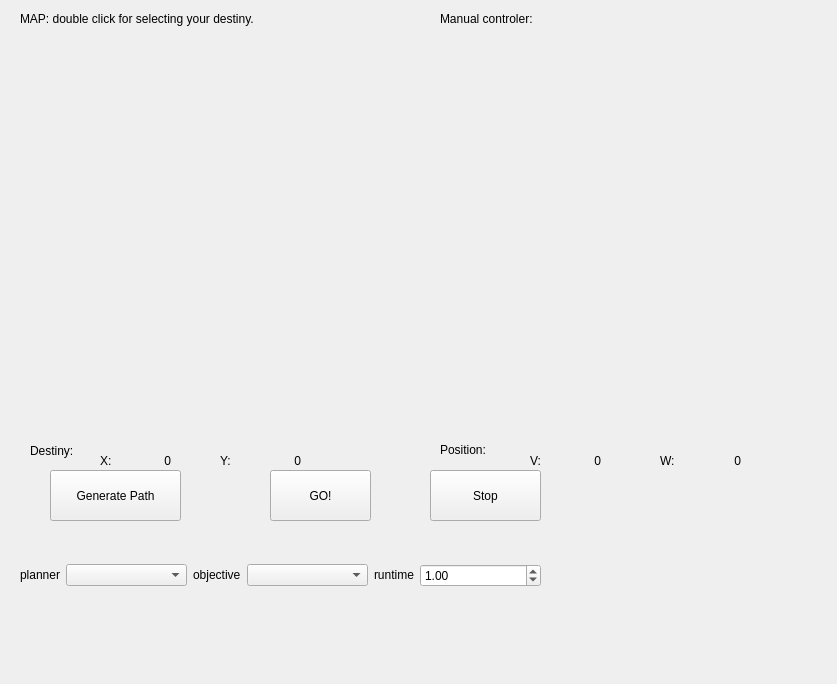
<?xml version="1.0" encoding="UTF-8"?>
<ui version="4.0">
 <class>MainWindow</class>
 <widget class="QMainWindow" name="MainWindow">
  <property name="geometry">
   <rect>
    <x>0</x>
    <y>0</y>
    <width>837</width>
    <height>684</height>
   </rect>
  </property>
  <property name="minimumSize">
   <size>
    <width>660</width>
    <height>370</height>
   </size>
  </property>
  <property name="maximumSize">
   <size>
    <width>1200</width>
    <height>1200</height>
   </size>
  </property>
  <property name="windowTitle">
   <string>Global Navigation</string>
  </property>
  <widget class="QWidget" name="centralwidget">
   <widget class="QWidget" name="verticalLayoutWidget">
    <property name="geometry">
     <rect>
      <x>20</x>
      <y>40</y>
      <width>410</width>
      <height>410</height>
     </rect>
    </property>
    <layout class="QVBoxLayout" name="mapLayout"/>
   </widget>
   <widget class="QWidget" name="verticalLayoutWidget_2">
    <property name="geometry">
     <rect>
      <x>440</x>
      <y>40</y>
      <width>400</width>
      <height>400</height>
     </rect>
    </property>
    <layout class="QVBoxLayout" name="tlLayout"/>
   </widget>
   <widget class="QPushButton" name="getPathButton">
    <property name="geometry">
     <rect>
      <x>50</x>
      <y>470</y>
      <width>131</width>
      <height>51</height>
     </rect>
    </property>
    <property name="text">
     <string>Generate Path</string>
    </property>
   </widget>
   <widget class="QPushButton" name="playButton">
    <property name="geometry">
     <rect>
      <x>270</x>
      <y>470</y>
      <width>101</width>
      <height>51</height>
     </rect>
    </property>
    <property name="text">
     <string>GO!</string>
    </property>
    <property name="icon">
     <iconset resource="../resources/resources.qrc">
      <normaloff>:/images/play.png</normaloff>:/images/play.png</iconset>
    </property>
   </widget>
   <widget class="QPushButton" name="stopButton">
    <property name="geometry">
     <rect>
      <x>430</x>
      <y>470</y>
      <width>111</width>
      <height>51</height>
     </rect>
    </property>
    <property name="text">
     <string>Stop</string>
    </property>
    <property name="icon">
     <iconset resource="../resources/resources.qrc">
      <normaloff>:/images/stop.png</normaloff>:/images/stop.png</iconset>
    </property>
   </widget>
   <widget class="QLabel" name="destinyLabel">
    <property name="geometry">
     <rect>
      <x>30</x>
      <y>440</y>
      <width>61</width>
      <height>21</height>
     </rect>
    </property>
    <property name="text">
     <string>Destiny:</string>
    </property>
   </widget>
   <widget class="QLabel" name="XLabel">
    <property name="geometry">
     <rect>
      <x>100</x>
      <y>450</y>
      <width>21</width>
      <height>21</height>
     </rect>
    </property>
    <property name="text">
     <string>X:</string>
    </property>
   </widget>
   <widget class="QLabel" name="YLabel">
    <property name="geometry">
     <rect>
      <x>220</x>
      <y>450</y>
      <width>21</width>
      <height>21</height>
     </rect>
    </property>
    <property name="text">
     <string>Y:</string>
    </property>
   </widget>
   <widget class="QLabel" name="positionLabel">
    <property name="geometry">
     <rect>
      <x>440</x>
      <y>440</y>
      <width>61</width>
      <height>20</height>
     </rect>
    </property>
    <property name="text">
     <string>Position:</string>
    </property>
   </widget>
   <widget class="QLabel" name="VLabel">
    <property name="geometry">
     <rect>
      <x>530</x>
      <y>450</y>
      <width>21</width>
      <height>21</height>
     </rect>
    </property>
    <property name="text">
     <string>V:</string>
    </property>
   </widget>
   <widget class="QLabel" name="XValue">
    <property name="geometry">
     <rect>
      <x>130</x>
      <y>450</y>
      <width>41</width>
      <height>21</height>
     </rect>
    </property>
    <property name="text">
     <string>0</string>
    </property>
    <property name="alignment">
     <set>Qt::AlignRight|Qt::AlignTrailing|Qt::AlignVCenter</set>
    </property>
   </widget>
   <widget class="QLabel" name="VValue">
    <property name="geometry">
     <rect>
      <x>560</x>
      <y>450</y>
      <width>41</width>
      <height>21</height>
     </rect>
    </property>
    <property name="text">
     <string>0</string>
    </property>
    <property name="alignment">
     <set>Qt::AlignRight|Qt::AlignTrailing|Qt::AlignVCenter</set>
    </property>
   </widget>
   <widget class="QLabel" name="YValue">
    <property name="geometry">
     <rect>
      <x>260</x>
      <y>450</y>
      <width>41</width>
      <height>21</height>
     </rect>
    </property>
    <property name="text">
     <string>0</string>
    </property>
    <property name="alignment">
     <set>Qt::AlignRight|Qt::AlignTrailing|Qt::AlignVCenter</set>
    </property>
   </widget>
   <widget class="QLabel" name="WValue">
    <property name="geometry">
     <rect>
      <x>700</x>
      <y>450</y>
      <width>41</width>
      <height>21</height>
     </rect>
    </property>
    <property name="text">
     <string>0</string>
    </property>
    <property name="alignment">
     <set>Qt::AlignRight|Qt::AlignTrailing|Qt::AlignVCenter</set>
    </property>
   </widget>
   <widget class="QLabel" name="WLabel">
    <property name="geometry">
     <rect>
      <x>660</x>
      <y>450</y>
      <width>21</width>
      <height>21</height>
     </rect>
    </property>
    <property name="text">
     <string>W:</string>
    </property>
   </widget>
   <widget class="QLabel" name="mapLabel">
    <property name="geometry">
     <rect>
      <x>20</x>
      <y>10</y>
      <width>341</width>
      <height>17</height>
     </rect>
    </property>
    <property name="text">
     <string>MAP: double click for selecting your destiny.</string>
    </property>
   </widget>
   <widget class="QLabel" name="mapLabel_2">
    <property name="geometry">
     <rect>
      <x>440</x>
      <y>10</y>
      <width>121</width>
      <height>17</height>
     </rect>
    </property>
    <property name="text">
     <string>Manual controler:</string>
    </property>
   </widget>
   <widget class="QWidget" name="verticalLayoutWidget_3">
    <property name="geometry">
     <rect>
      <x>759</x>
      <y>459</y>
      <width>71</width>
      <height>71</height>
     </rect>
    </property>
    <layout class="QVBoxLayout" name="logoLayout">
     <property name="spacing">
      <number>0</number>
     </property>
    </layout>
   </widget>
   <widget class="QWidget" name="horizontalLayoutWidget">
    <property name="geometry">
     <rect>
      <x>20</x>
      <y>540</y>
      <width>521</width>
      <height>71</height>
     </rect>
    </property>
    <layout class="QHBoxLayout" name="horizontalLayout">
     <item>
      <widget class="QLabel" name="Plannerlabel">
       <property name="sizePolicy">
        <sizepolicy hsizetype="Fixed" vsizetype="Fixed">
         <horstretch>0</horstretch>
         <verstretch>0</verstretch>
        </sizepolicy>
       </property>
       <property name="text">
        <string>planner</string>
       </property>
      </widget>
     </item>
     <item>
      <widget class="QComboBox" name="plannerBox"/>
     </item>
     <item>
      <widget class="QLabel" name="ObjectiveLabel">
       <property name="sizePolicy">
        <sizepolicy hsizetype="Fixed" vsizetype="Fixed">
         <horstretch>0</horstretch>
         <verstretch>0</verstretch>
        </sizepolicy>
       </property>
       <property name="text">
        <string>objective</string>
       </property>
      </widget>
     </item>
     <item>
      <widget class="QComboBox" name="objectiveBox"/>
     </item>
     <item>
      <widget class="QLabel" name="RunTimeLabel">
       <property name="sizePolicy">
        <sizepolicy hsizetype="Fixed" vsizetype="Fixed">
         <horstretch>0</horstretch>
         <verstretch>0</verstretch>
        </sizepolicy>
       </property>
       <property name="text">
        <string>runtime</string>
       </property>
      </widget>
     </item>
     <item>
      <widget class="QDoubleSpinBox" name="runtimeBox">
       <property name="value">
        <double>1.000000000000000</double>
       </property>
      </widget>
     </item>
    </layout>
   </widget>
  </widget>
 </widget>
 <resources>
  <include location="../resources/resources.qrc"/>
 </resources>
 <connections/>
</ui>
